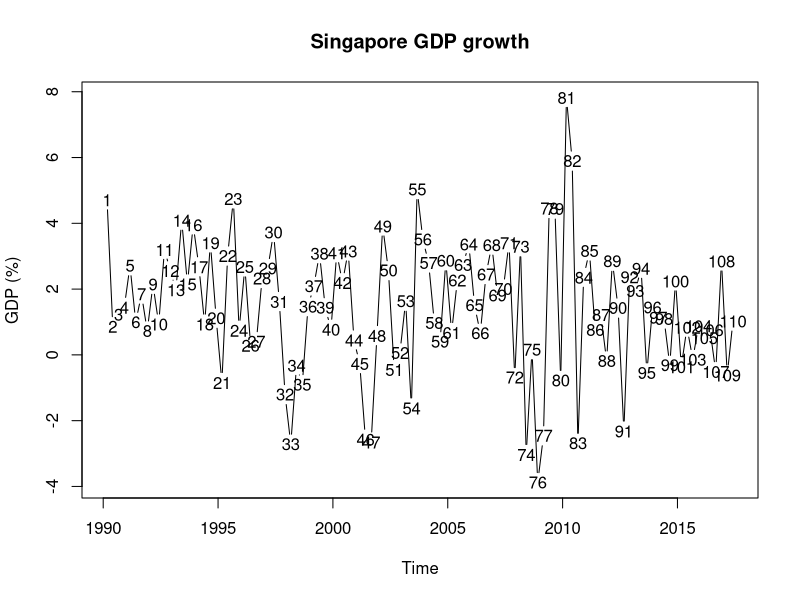
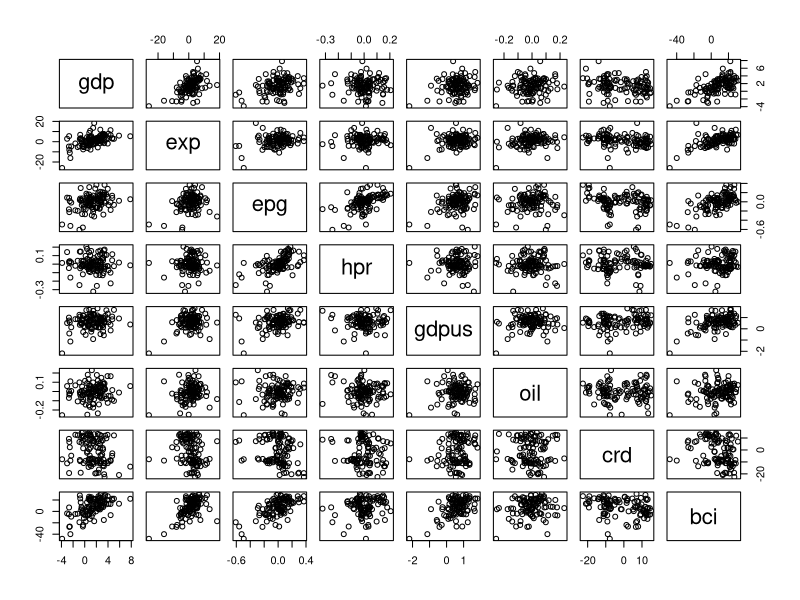

These charts were generated, in order, by the following R code:
#### Question 1 ####
P <- function(C, FV, n, y){
  t <- seq(0.5, n, 0.5)
  P <- sum(C*exp(-y*t))+FV*exp(-y[2*n]*n)
  return(P)
}
#### Question 3 ####
# Part a
# Set the working directory according to desired file
setwd("/Volumes/HUGO - My Passport Pro/University/ACTURIAL STUDIES/ACST890/THQ1")
dataset <- read.csv(file = "singapore.economy.csv", header = T)
# Part b
dataset <- na.omit(dataset)
# Part c
dataset$time <- ts(dataset$time)
plot(dataset$time,dataset$gdp,
     type='l',
     xlab='Time',ylab='GDP (%)',main='Singapore GDP growth')
# Part d
dataset$period <- factor(dataset$period)
m <- aggregate(dataset$gdp, by=list(dataset$period), FUN = mean)
s <- aggregate(dataset$gdp, by=list(dataset$period), FUN = sd)
stat.table <- cbind(m, s[,2])
colnames(stat.table) <- c('Period','Mean','Standard deviation')
stat.table
# Part e
pairs(dataset[,3:dim(dataset)[2]])
# Part f
mdl1 <- lm(gdp~exp, data = dataset)
summary(mdl1)
# Part g
mdl2 <- lm(gdp~exp+epg+hpr+oil+gdpus+crd, data = dataset)
summary(mdl2)
# Part h
# 5% gdp
q <- quantile(dataset$gdp,probs = 0.05);q
# Create vector 'state' and add it to 'dataset'
state <- factor(ifelse(dataset$gdp < q, "crisis", "normal"))
dataset <- data.frame(cbind(dataset, state))
# Split train and test set and run logistic regression
train <- dataset[dataset$time<2008,]
test <- dataset[dataset$time>=2008,]
mdl3 <- glm(state~bci, data = train, family = binomial)
summary(mdl3)
# Compute confusion matrix
prob <- predict(mdl3, newdata = test, type = 'response')
contrasts(state)
predict <- ifelse(prob<0.05, "crisis","normal")
actual <- test$state
conf.mat <- table(predict, actual);conf.mat
